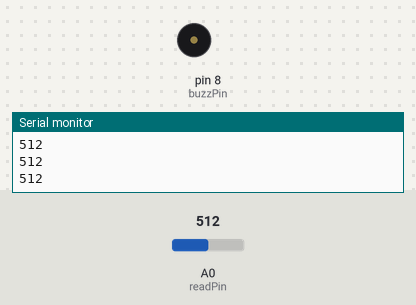
Simulated run of this sketch. Board: Arduino Uno, built with avr-gcc and run on an emulated ATmega328P. Shown: buzzer (waves = sounding, pin HIGH), the last lines printed to the serial monitor. The inputs (shaded band) are chosen by the test bench; at power-on: A0 (readPin) = 512.

Above: at 1.2 s.
1.3 s: A0 (readPin) set to 984
2.8 s: A0 (readPin) set to 1019
At 3.8 s:
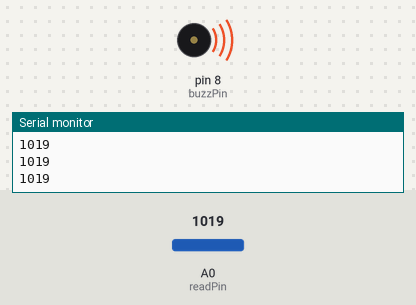
4.3 s: A0 (readPin) set to 990
At 4.8 s:
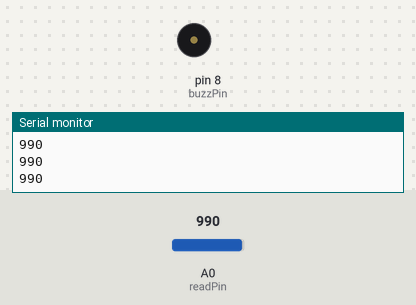
5.8 s: A0 (readPin) set to 1010
At 6.1 s:
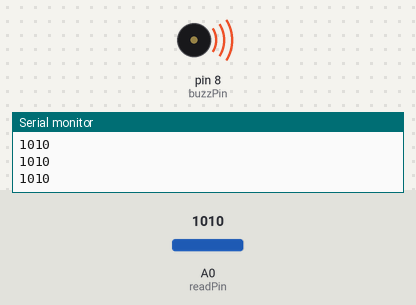
Timing chart, 0 to 8.3 s (numbered marks = the images above; inputs shaded):
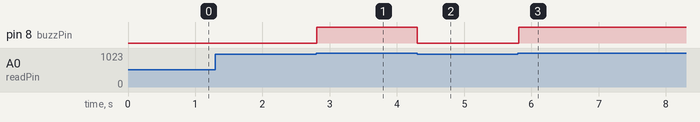

Measured:
- the behaviour switches between 1000 and 1001 on A0 (readPin) (found by bisection; images 0 and 1)
- after the input at 2.8 s, pin 8 (buzzPin): LOW → HIGH at once
- after the input at 4.3 s, pin 8 (buzzPin): HIGH → LOW at once
- after the input at 5.8 s, pin 8 (buzzPin): LOW → HIGH at once

The sketch:

22_Understanding_and_Using_Active_Buzzers.ino
```cpp
int num;
int buzzPin = 8;
int delayTime = 500;

int readPin = A0;
int potVal;

String msg = "Please Input Your Number: ";

void setup() {
  // put your setup code here, to run once:
  Serial.begin(9600);
  pinMode(buzzPin, OUTPUT);
  pinMode(readPin, INPUT);
}

void loop() {
  // put your main code here, to run repeatedly:
  /*
  Serial.println(msg);

  while(Serial.available() == 0) {

  }

  num = Serial.parseInt();

  if (num > 10) {
    digitalWrite(buzzPin, HIGH);
    delay(delayTime);
    digitalWrite(buzzPin, LOW);
  }
  */

  potVal = analogRead(readPin);
  Serial.println(potVal);
  while (potVal > 1000) {
    digitalWrite(buzzPin, HIGH);
    potVal = analogRead(readPin);
    Serial.println(potVal);
  }
  digitalWrite(buzzPin, LOW);
}
```
